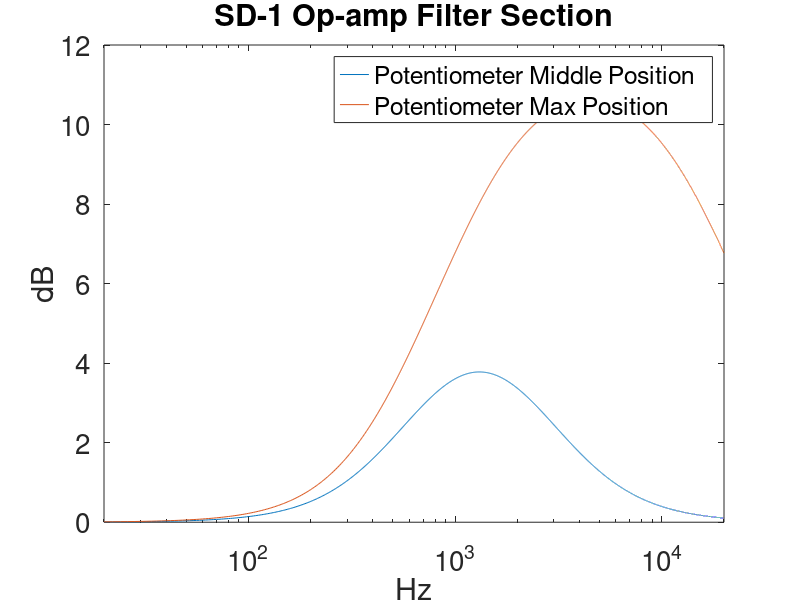
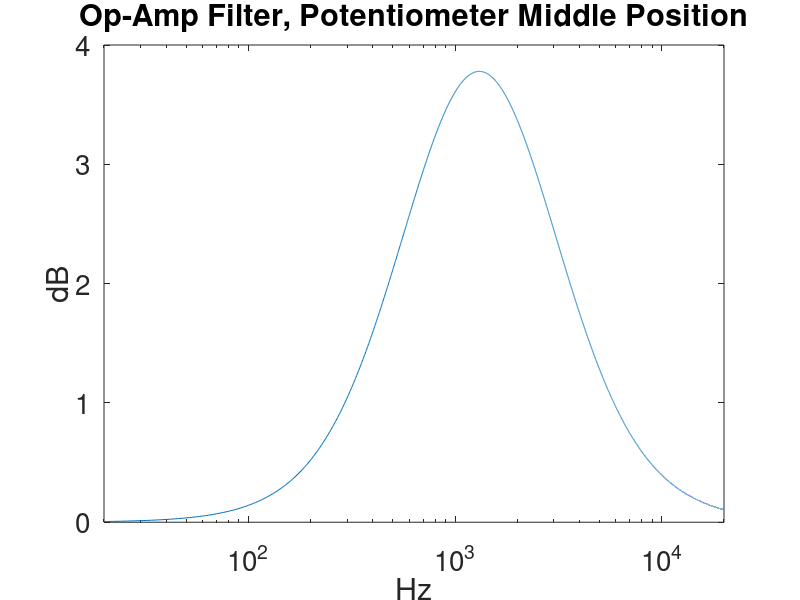
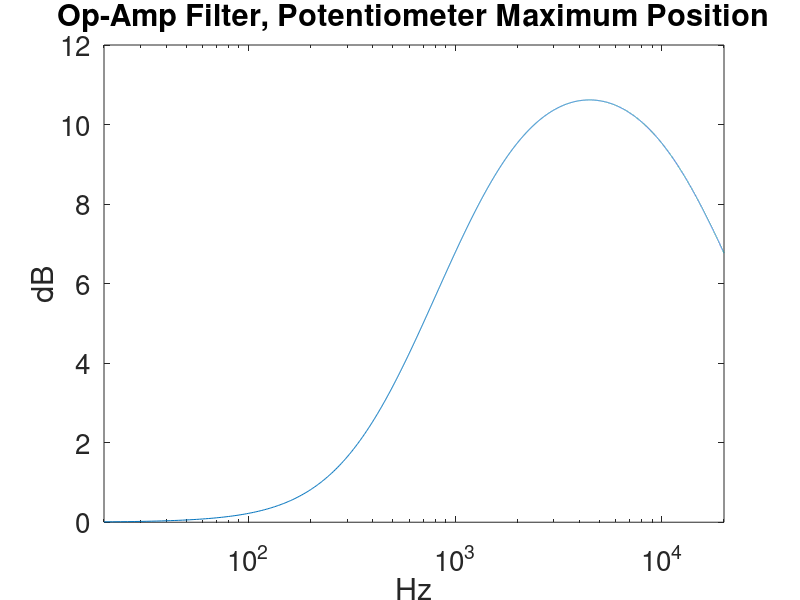

Reproduce these figures in MATLAB, in order.
% ***********************************
% Project     : SD-1 Circuit Simulation
% Author      : Dustin Matthews
% Date        : 10/10/2023
% Description : Numberically simulate transfer functions that were
%               derived by hand analytically for the SD-1's Tone Control
%               circuitry.
%
% ***********************************

%--------------%
% Tone Control
%--------------%
% circuit parameters
Rf   = 10000; % feedback loop resistor
Cf   = 10e-9; % feedback loop cap
Rg   = 470;   % filter resistor to ground
Cg   = 27e-9; % filter cap to ground
Rpm  = 10000; % potentiometer middle position resistance
Rp   = 20000; % potentiometer at edge resistance
% simulation parameters
min_freq = 20;
max_freq = 20000;
f = linspace(min_freq, max_freq, 10000); % frequency vector
w = 2 * pi * f;                        % convert to radians


%-%-%-%-%-%-%-%-%-%-%-%-%-%-%-%-%-%-%-%-%-%-%-%-
% intermediate impedances
Zp = 1./ (1i * Cg .* w) + Rg; % filter network at middle lug of potentiometer
Zf = (Rf./ (1i * Cf .* w)) ./ (Rf + 1./ (1i * Cf .* w)); % feedback loop impedance
%-%-%-%-%-%-%-%-%-%-%-%-%-%-%-%-%-%-%-%-%-%-%-%-

% simulate with potentiometer in middle position
Hwm = Zf .*(1/Rpm + 1./Zf - ((2*Zp) ./(Rpm^2 + 2*Rpm.*Zp)));

mag_Hwm = abs(Hwm);%20* log10(Hwm);
mag_Hwm = 20 .* log10(mag_Hwm);
figure(1)

semilogx(w ./ (2*pi), mag_Hwm);
hold on;
xlim([min(f) max(f)]);
set(gca, "fontsize", 20);
xlabel('Hz'); ylabel('dB');
title('SD-1 Op-amp Filter Section');

%-%-%-%-%-%
% derive filter properties
[maxY, maxYindex] = max(mag_Hwm);
wo_mid = f(maxYindex);                        % center freq
mid_peak = maxY;                              % gain at center freq
fprintf('f_o = %gHz, gain at f_o = %g dB\n', wo_mid, mid_peak);

g3dB = mid_peak - 3;
f3 = find(((mag_Hwm>(g3dB-.005)) & (mag_Hwm<(g3dB+.005))), 2);
f3dB_lwr = f(f3(1));
f3dB_upper = f(f3(2));
fprintf('f_c lower = %gHz, f_c upper = %gHz\nBW = %gHz\n\n',...
                     f3dB_lwr, f3dB_upper, f3dB_upper-f3dB_lwr);
%-%-%-%-%-%-%-%-%-%-%-%-%-%-%-%-%-%-%-%-%-%-%-%-
% simulate with potentiometer in far right position (max)
Hw_max = 1 + Zf ./ Zp;

mag_Hw_max = abs(Hw_max);%20* log10(Hwm);
mag_Hw_max = 20 .* log10(mag_Hw_max);

semilogx(w ./ (2*pi), mag_Hw_max);

hold off;
legend('Potentiometer Middle Position', 'Potentiometer Max Position');
%-%-%-%-%-%
% derive filter properties
[maxY, maxYindex] = max(mag_Hw_max);
wo_max = f(maxYindex);
max_peak = maxY;
fprintf('f_o = %g, gain at f_o = %g dB\n', wo_max, max_peak);

g3dB = max_peak - 3;
f3_2 = find(((mag_Hw_max>(g3dB-.005)) & (mag_Hw_max<(g3dB+.005))), 2);
f3dB_lwr = f(f3_2(1));
f3dB_upper = f(f3_2(2));
fprintf('f_c lower = %gHz, f_c upper = %gHz\nBW = %gHz\n\n',...
                     f3dB_lwr, f3dB_upper, f3dB_upper-f3dB_lwr);

%-%-%-%-%-%-%-%-%-%-%-%-%-%-%-%-%-%-%-%-%-%-%-%-
% plot individual freq responses
figure(2)
semilogx(w ./ (2*pi), mag_Hwm);
xlim([min(f) max(f)]);
set(gca, "fontsize", 20);
xlabel('Hz'); ylabel('dB');
title('Op-Amp Filter, Potentiometer Middle Position');

figure(3)
semilogx(w ./ (2*pi), mag_Hw_max);
xlim([min(f) max(f)]);
set(gca, "fontsize", 20);
xlabel('Hz'); ylabel('dB');
title('Op-Amp Filter, Potentiometer Maximum Position');
